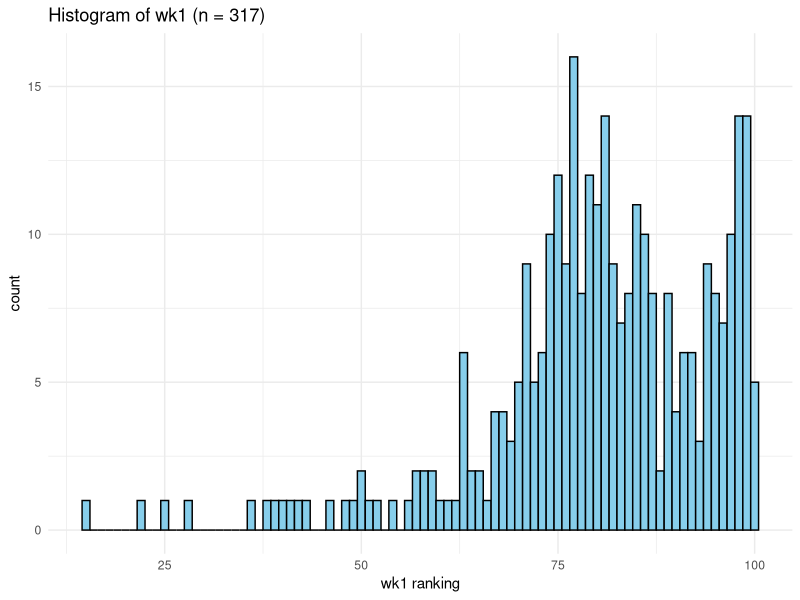
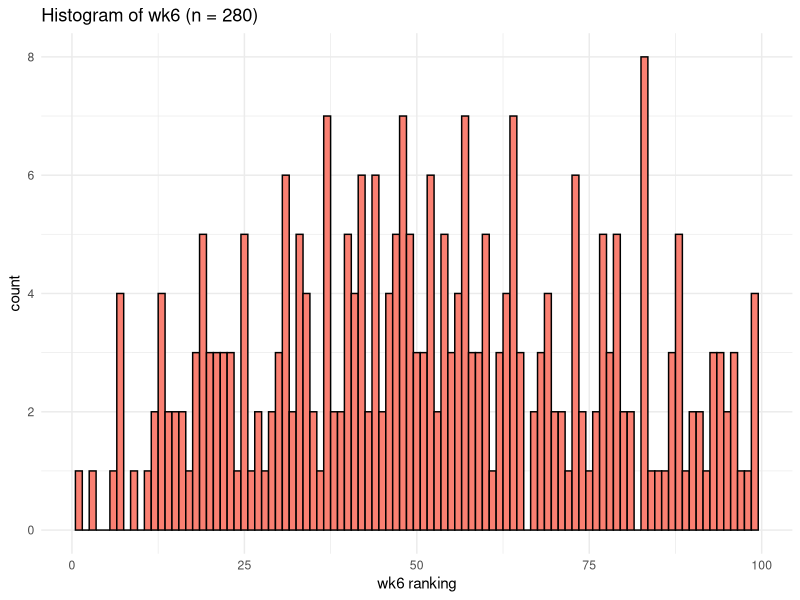

Write R code to recreate these figures, in order.
#
#
#
#
#
#
#
#
#
#
#| message: false
library(tidyverse)
#
#
#
billboard %>%
  select(artist, track, date.entered, matches("^wk[1-4]$")) %>%
  print(n = 20)
#
#
#
# Summary of date.entered to show time period covered
summary(as.Date(billboard$date.entered))
#
#
#
# Histogram of wk1 with sample size in title
wk1_n <- sum(!is.na(billboard$wk1))
ggplot(billboard, aes(x = wk1)) +
  geom_histogram(binwidth = 1, color = "black", fill = "skyblue", na.rm = TRUE) +
  labs(
    title = paste0("Histogram of wk1 (n = ", wk1_n, ")"),
    x = "wk1 ranking",
    y = "count"
  ) +
  theme_minimal()
#
#
#
  # Histogram of wk6 with sample size in title
  wk6_n <- sum(!is.na(billboard$wk6))
  ggplot(billboard, aes(x = wk6)) +
    geom_histogram(binwidth = 1, color = "black", fill = "salmon", na.rm = TRUE) +
    labs(
      title = paste0("Histogram of wk6 (n = ", wk6_n, ")"),
      x = "wk6 ranking",
      y = "count"
    ) +
    theme_minimal()
#
#
#
  # Table of missing and present counts for selected wk columns
  wk_cols <- c("wk1","wk4","wk10","wk20","wk40","wk76")
  counts <- tibble(column = wk_cols) %>%
    mutate(
      present = map_int(column, ~ sum(!is.na(billboard[[.x]]))),
      missing = map_int(column, ~ sum(is.na(billboard[[.x]]))),
      total = nrow(billboard)
    )
  counts %>% print()
#
#
#
# Detect songs that leave the chart and re-enter
billboard <- billboard %>%
  mutate(
    re_entered = apply(select(., starts_with("wk")), 1, function(row) {
      # Find indices of non-NA and NA values
      non_na_idx <- which(!is.na(row))
      
      # If fewer than 2 non-NA values, can't re-enter
      if (length(non_na_idx) < 2) return(FALSE)
      
      # Check if there's a gap: non-NA, then NA, then non-NA
      for (i in 1:(length(non_na_idx) - 1)) {
        gap_after <- non_na_idx[i] + 1
        gap_before <- non_na_idx[i + 1] - 1
        if (gap_after <= gap_before) {
          # There's a gap between two non-NA values
          return(TRUE)
        }
      }
      FALSE
    })
  )

# Table of re-entry counts
billboard %>%
  summarize(
    `Re-entered` = sum(re_entered),
    `Did not re-enter` = sum(!re_entered)
  ) %>%
  print()
#
#
#
#
